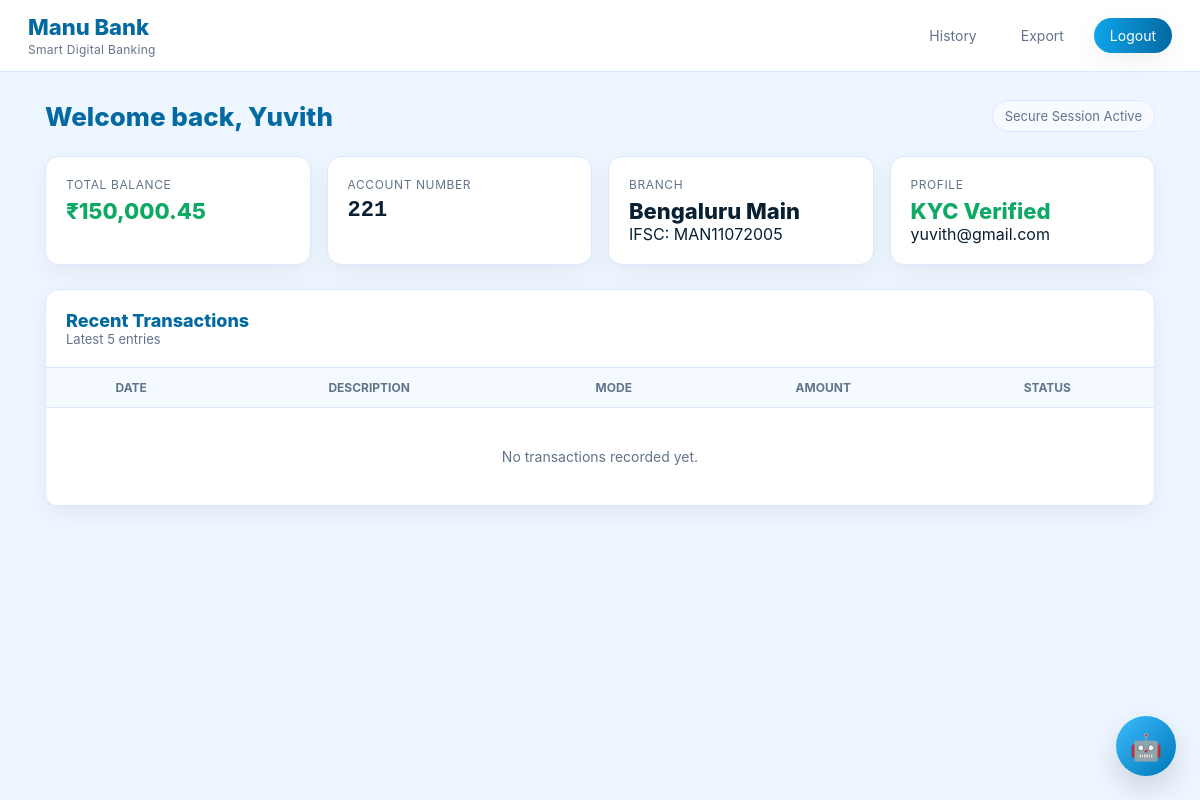
The app's page /dashboard (signed in) with its own data.
### tables this page shows
CREATE TABLE users (
            id INTEGER PRIMARY KEY AUTOINCREMENT,
            account_number TEXT UNIQUE NOT NULL,
            password TEXT NOT NULL,
            name TEXT NOT NULL,
            email TEXT,
            phone TEXT,
            balance INTEGER DEFAULT 0
        );

### app.py (the view)
@app.route("/dashboard")
def dashboard():
    if not require_login():
        return redirect(url_for("login"))
    user = get_user_by_account(session["account"])
    transactions = get_transactions(session["account"])
    return render_template(
        "dashboard.html",
        name=user["name"],
        account=user["account_number"],
        balance=f"{user['balance']:,}",  # Format with commas
        email=user["email"],
        phone=user["phone"],
        transactions=transactions,
    )

### app.py (called while the page is built)
def require_login():
    if not session.get("account"):
        return False
    bot.session_context["current_user_account"] = session["account"]
    return True

### bank_db.py (called while the page is built, shortened)
def get_db():
    conn = sqlite3.connect(DB_PATH)
    conn.row_factory = sqlite3.Row
    return conn

def get_user_by_account(account):
    conn = get_db()
    c = conn.cursor()
    c.execute("SELECT * FROM users WHERE account_number=?", (account,))
    row = c.fetchone()
    conn.close()
    return row

def get_transactions(account):
    conn = get_db()
    c = conn.cursor()
    c.execute(
        """
        SELECT
            timestamp,
            sender_account,
            receiver_account,
            receiver_name,
            amount,
            mode,
            status
        FROM transactions
        WHERE sender_account=? OR receiver_account=?
        ORDER BY id DESC
    """,
        (account, account),
    )
    rows = c.fetchall()
    conn.close()
    formatted = []
    return formatted

### templates/dashboard.html (shortened to what this page needs)
<!DOCTYPE html>
<html lang="en">
<head>
</head>
<body>
  <header class="topbar">
    <div class="brand">
      <h1>Manu Bank</h1>
      <p>Smart Digital Banking</p>
    </div>
    <div class="top-actions">
      <a class="nav-link" href="/chat_logs">History</a>
      <a class="nav-link" href="/export_excel">Export</a>
      <button class="btn-logout" onclick="location.href='/logout'">Logout</button>
    </div>
  </header>
  <main class="container">
    <section class="welcome">
      <h2>Welcome back, {{ name }}</h2>
      <div class="session-badge">Secure Session Active</div>
    </section>
    <section class="stats-grid">
      <div class="stat-card">
        <div class="stat-label">Total Balance</div>
        <div class="stat-value balance">₹{{ balance }}</div>
      </div>
      <div class="stat-card">
        <div class="stat-label">Account Number</div>
        <div class="stat-value" style="font-family:monospace">{{ account }}</div>
      </div>
      <div class="stat-card">
        <div class="stat-label">Branch</div>
        <div class="stat-value">Bengaluru Main</div>
        <div class="stat-sub">IFSC: MAN11072005</div>
      </div>
      <div class="stat-card">
        <div class="stat-label">Profile</div>
        <div class="stat-value" style="color:var(--success)">KYC Verified</div>
        <div class="stat-sub">{{ email }}</div>
      </div>
    </section>
    <section class="txn-card">
      <div class="txn-header">
        <div>
          <div class="txn-title">Recent Transactions</div>
          <div class="txn-sub">Latest 5 entries</div>
        </div>
      </div>
      <div class="table-wrap">
        <table>
          <thead>
            <tr>
              <th>Date</th>
              <th>Description</th>
              <th>Mode</th>
              <th>Amount</th>
              <th>Status</th>
            </tr>
          </thead>
          <tbody>
            {% for t in transactions %}
            <tr>
              <td style="color:var(--muted)">{{ t.date }}</td>
              <td style="font-weight:600">{{ t.type }}</td>
              <td><span class="mode-pill">{{ t.mode }}</span></td>
              <td style="font-weight:800">₹{{ t.amount }}</td>
              <td>
                {% if t.status == "Success" %}
                <span class="status-pill status-success">{{ t.status }}</span>
                {% elif t.status == "Pending" %}
                <span class="status-pill status-pending">{{ t.status }}</span>
                {% else %}
                <span class="status-pill status-failed">{{ t.status }}</span>
                {% endif %}
              </td>
            </tr>
            {% else %}
            <tr>
              <td colspan="5" style="padding:40px;text-align:center;color:var(--muted);">
                No transactions recorded yet.
              </td>
            </tr>
            {% endfor %}
          </tbody>
        </table>
      </div>
    </section>
  </main>
  <button id="bot-trigger"><span id="icon">🤖</span></button>
</body>
</html>

### templates/dashboard.html (style rules this page uses)
:root { --bg: #eef6ff; --panel: #ffffff; --muted: #63748a; --text: #082032; --line: #dbe9ff; --accent: #0ea5e9; --accent-2: #0369a1; --success: #0ea965; --danger: #dc2f41; --radius: 14px; --shadow: 0 8px 26px rgba(0,0,0,0.06); }
* { margin:0;padding:0; box-sizing:border-box; font-family:Inter,system-ui,"Segoe UI",Roboto,Arial; }
body { background:var(--bg); color:var(--text); -webkit-font-smoothing:antialiased; overflow-x:hidden; }
header.topbar { display:flex; align-items:center; justify-content:space-between; padding:14px 28px; background:#fff; border-bottom:1px solid var(--line); position:sticky; top:0; z-index:50; }
.brand h1 { font-size:22px; font-weight:800; color:var(--accent-2); margin-bottom:2px; }
.brand p { color:var(--muted); font-size:12px; letter-spacing:0.3px; }
.top-actions { display:flex; gap:16px; align-items:center; }
.nav-link { padding:8px 14px; font-size:14px; border-radius:10px; text-decoration:none; color:var(--muted); transition:0.3s; }
.btn-logout { padding:9px 16px; border-radius:999px; border:none; font-size:14px; color:#fff; cursor:pointer; background:linear-gradient(90deg,var(--accent),var(--accent-2)); box-shadow:var(--shadow); }
main.container { max-width:1150px; margin:28px auto; padding:0 20px; display:flex; flex-direction:column; gap:24px; }
.welcome { display:flex; justify-content:space-between; align-items:center; }
.welcome h2 { font-size:26px; font-weight:800; color:var(--accent-2); }
.session-badge { padding:7px 12px; font-size:13px; color:var(--muted); background:#f7fbff; border-radius:999px; border:1px solid var(--line); }
.stats-grid { display:grid; grid-template-columns:repeat(4,1fr); gap:16px; }
.stat-card { background:var(--panel); border-radius:var(--radius); padding:20px; border:1px solid var(--line); box-shadow:var(--shadow); transition:0.25s; }
.stat-label { font-size:12px; color:var(--muted); text-transform:uppercase; margin-bottom:6px; letter-spacing:0.05em; }
.stat-value { font-size:22px; font-weight:800; color:var(--text); }
.balance { color:var(--success); }
.txn-card { background:var(--panel); border-radius:var(--radius); border:1px solid var(--line); box-shadow:var(--shadow); overflow:hidden; }
.txn-header { padding:20px; display:flex; justify-content:space-between; align-items:center; border-bottom:1px solid var(--line); }
.txn-title { font-size:18px; font-weight:800; color:var(--accent-2); }
.txn-sub { font-size:13px;color:var(--muted); }
.table-wrap { overflow-x:auto; }
table { width:100%; border-collapse:collapse; min-width:760px; }
thead th { padding:12px 16px; background:#f4faff; color:var(--muted); font-size:12px; text-transform:uppercase; border-bottom:1px solid var(--line); }
tbody td { padding:14px 16px; border-bottom:1px solid var(--line); font-size:14px; }
#bot-trigger { position:fixed; right:24px; bottom:24px; width:60px; height:60px; border-radius:50%; cursor:pointer; font-size:26px; border:none; color:white; background:linear-gradient(135deg,#3bbcff,#0077b6); box-shadow:0 12px 30px rgba(0,0,0,0.15); transition:0.25s; z-index:1000; }

### records on screen
users: name "Yuvith", account_number "221", email "yuvith@gmail.com"

### other values on screen
{{ balance }} "150,000.45"
